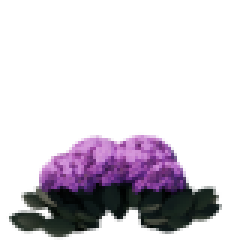
#> input picture assets/tex/alienbush1.png, 80 x 80 px (shown 3 times larger); its folder holds only this picture in this run
$ python make_detail.py ../assets/tex/alienbush1.png ../assets/tex/alienbush2.png
#> lines starting #> are read from the running program, lines starting #| are printed output that depends on the picture
"""
Из текстуры двойного разрешения делает:
  assets/tex/<имя>.png      — обычную текстуру (уменьшение 2×2, 1 тексель = 1 игровая единица);
  assets/tex/hi/<имя>.webp  — карту мелких деталей: во сколько раз яркость каждого полупикселя отличается
                              от сглаженной (128 = без изменений). При приближении игра умножает на неё
                              растянутую картинку карты — появляются настоящие песчинки, швы и сколы (js/hires.js).
Запуск: python dev/make_detail.py <текстура_2x.png> <имя> [папка_tex]
"""
import sys, os, numpy as np
from PIL import Image

def main(src, name, out='assets/tex'):
#> called with src = '../assets/tex/alienbush1.png', name = '../assets/tex/alienbush2.png', out = 'assets/tex'
    im = np.asarray(Image.open(src).convert('RGB')).astype(np.float32)
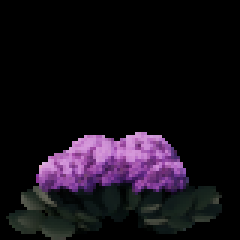
#> im: shape (80, 80, 3) float32 (shown 3 times larger); mean R, G, B 20.9, 14.6, 23.1
    H, W = im.shape[:2]; H -= H % 2; W -= W % 2; im = im[:H, :W]
#> after `H, W = im.shape[:2]`: H = 80; W = 80
    low = im.reshape(H // 2, 2, W // 2, 2, 3).mean((1, 3))
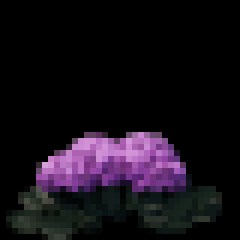
#> low: shape (40, 40, 3) float32 (shown 6 times larger); mean R, G, B 20.9, 14.6, 23.1
    Image.fromarray(np.clip(low + 0.5, 0, 255).astype(np.uint8)).save(os.path.join(out, name + '.png'))
    L = im @ np.array([0.3, 0.59, 0.11], np.float32); Ll = low @ np.array([0.3, 0.59, 0.11], np.float32)
#> after `L = im @ np.array([0.3, 0.59, 0.11], np.float32)`:
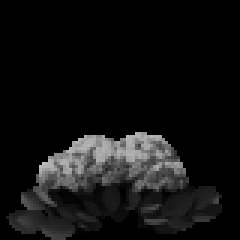
#> L: shape (80, 80) float32 (shown 3 times larger); min 0, max 192.4, mean 17.4
#> after `Ll = low @ np.array([0.3, 0.59, 0.11], np.float32)`:
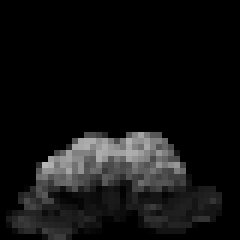
#> Ll: shape (40, 40) float32 (shown 6 times larger); min 0, max 182.9, mean 17.4
    # обратно вверх билинейно, с заворотом (текстура бесшовная): центры полупикселей
    def up(a):
        h, w = a.shape; ys = (np.arange(2 * h) + 0.5) / 2 - 0.5; xs = (np.arange(2 * w) + 0.5) / 2 - 0.5
#> after `h, w = a.shape`: h = 40; w = 40
#> after `ys = (np.arange(2 * h) + 0.5) / 2 - 0.5`: ys = 80 values from -0.25 to 39.25
#> after `xs = (np.arange(2 * w) + 0.5) / 2 - 0.5`: xs = 80 values from -0.25 to 39.25
        y0 = np.floor(ys).astype(int); x0 = np.floor(xs).astype(int); fy = (ys - y0)[:, None]; fx = (xs - x0)[None, :]
#> after `y0 = np.floor(ys).astype(int)`: y0 = 80 values from -1 to 39
#> after `x0 = np.floor(xs).astype(int)`: x0 = 80 values from -1 to 39
        ya, yb = y0 % h, (y0 + 1) % h; xa, xb = x0 % w, (x0 + 1) % w
        return (a[ya][:, xa] * (1 - fx) + a[ya][:, xb] * fx) * (1 - fy) + (a[yb][:, xa] * (1 - fx) + a[yb][:, xb] * fx) * fy
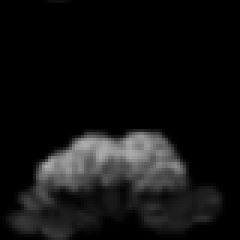
#> returned value: shape (80, 80) float64 (shown 3 times larger); min 0, max 172.3, mean 17.4
    ratio = (L + 4) / (up(Ll) + 4)
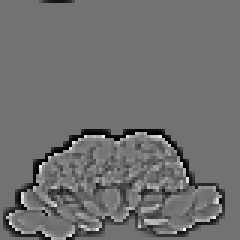
#> ratio: shape (80, 80) float64 (shown 3 times larger); min 0.042, max 2.17, mean 0.973; drawn with min black and max white
    os.makedirs(os.path.join(out, 'hi'), exist_ok=True)
    Image.fromarray(np.clip(ratio * 128, 0, 255).astype(np.uint8), 'L').save(os.path.join(out, 'hi', name + '.webp'), quality=92, method=6)
    print('DETAIL', name, W, H, 'ratio sd %.3f' % ratio.std())
#| DETAIL ../assets/tex/alienbush2.png 80 80 ratio sd 0.208

def update_list(name=None, out='assets/tex', js='js/art.js'):
    """список готовых карт деталей в js/art.js (чтобы игра не запрашивала несуществующие файлы). С именем — только
    добавляет его: материалы с родным цветом (TexLib.nativeAvail) нарочно исключены из списка, хотя файлы лежат в hi"""
    import re
#> (the run stopped early here; a loop or call above may not have finished)

$ run again, on assets/tex/bush1.png
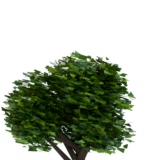
#> input picture assets/tex/bush1.png, 160 x 160 px
#> in main, `ratio = (L + 4) / (up(Ll) + 4)`:
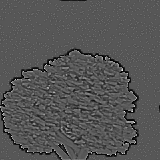
#> ratio: shape (160, 160) float64; min 0.0432, max 2.83, mean 0.973; drawn with min black and max white
#> in main, `Image.fromarray(np.clip(ratio * 128, 0, 255).astype(np.uint8), 'L').sa..`:
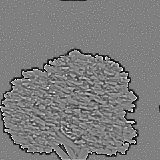
#> saved as bush1.png.webp: PIL image 160x160 L; min 5, max 255, mean 124.1
#| DETAIL ../assets/tex/bush1.png 160 160 ratio sd 0.222
